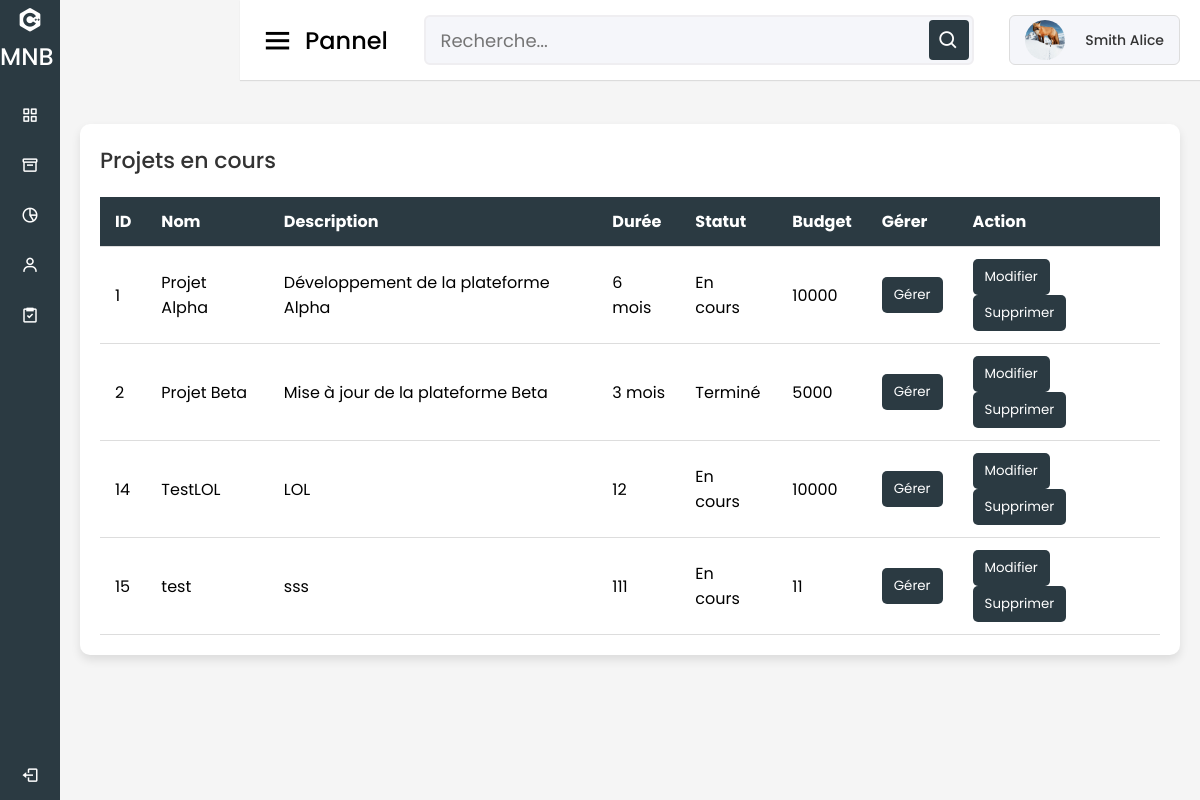
/gestion_projet.php (signed in), run on the app's committed database.
### tables this page shows
CREATE TABLE `Projet` (
  `IDProjet` int(11) NOT NULL,
  `nomProjet` varchar(50) NOT NULL,
  `Duree_projet` varchar(50) NOT NULL,
  `descriptionProjet` varchar(50) NOT NULL,
  `IDTache` int(11) DEFAULT NULL,
  `Statu` varchar(50) NOT NULL,
  `budget` int(11) NOT NULL,
  `IDUsers` text DEFAULT NULL
);

### gestion_projet.php (the view, shortened to what this page needs)
<?php
$servername = "localhost";
$username = "root";
$password = "";
$dbname = "MNB_data";
$conn = new mysqli($servername, $username, $password, $dbname);
function afficherProjetsEnCours($conn) {
    $sql = "SELECT * FROM Projet";
    $result = $conn->query($sql);
    if ($result->num_rows > 0) {
        while ($row = $result->fetch_assoc()) {
            echo '<tr>';
            echo '<td>' . $row["IDProjet"] . '</td>';
            echo '<td>' . $row["nomProjet"] . '</td>';
            echo '<td>' . $row["descriptionProjet"] . '</td>';
            echo '<td>' . $row["Duree_projet"] . '</td>';
            echo '<td>' . $row["Statu"] . '</td>';
            echo '<td>' . $row["budget"] . '</td>';
            echo '<td>';
            echo '<form method="post" action="plan.php" style="display:inline-block;">
                    <input type="hidden" name="id_projet" value="' . $row["IDProjet"] . '">
                    <button type="submit" class="btn btn-info">Gérer</button>
                  </form>';
            echo '</td>';
            echo '<td>';
            echo '<form method="get" action="modifier_projet.php" style="display:inline-block; margin-right: 10px;">
                    <input type="hidden" name="id" value="' . $row["IDProjet"] . '">
                    <button type="submit" class="btn btn-warning">Modifier</button>
                  </form>';
            echo '<form method="post" action="" style="display:inline-block;">
                    <input type="hidden" name="projet_id" value="' . $row["IDProjet"] . '">
                    <button type="submit" name="supprimer_projet" class="btn btn-danger">Supprimer</button>
                  </form>';
            echo '</td>';
            echo '</tr>';
        }
    } else {
        echo "<tr><td colspan='8'>Aucun projet en cours à afficher.</td></tr>";
    }
}
?>
<!DOCTYPE html>
<html lang="fr" dir="ltr">
<head>
    <link rel="stylesheet" href="dashboard.css" />
    <link href="https://unpkg.com/boxicons@2.0.7/css/boxicons.min.css" rel="stylesheet" />
</head>
<body>
    <?php include('sidebar.php'); ?>
    <section class="home-section">
        <?php include('header_gestion.php'); ?>
        <div class="home-content">
            <div class="projects-table">
                <h2>Projets en cours</h2>
                <table>
                    <thead>
                        <tr>
                            <th>ID</th>
                            <th>Nom</th>
                            <th>Description</th>
                            <th>Durée</th>
                            <th>Statut</th>
                            <th>Budget</th>
                            <th>Gérer</th>
                            <th>Action</th>
                        </tr>
                    </thead>
                    <tbody id="ongoing-projects">
                        <?php afficherProjetsEnCours($conn); ?>
                    </tbody>
                </table>
            </div>
        </div>
    </section>
</body>
</html>

### dashboard.css (style rules this page uses)
* { margin: 0; padding: 0; box-sizing: border-box; font-family: "Poppins", sans-serif; }
.home-section { position: relative; background: #f5f5f5; min-height: 100vh; width: calc(100% - 240px); left: 240px; transition: all 0.5s ease; }
.home-section .home-content { position: relative; padding-top: 104px; }
@media (max-width: 1240px) { .home-section { width: calc(100% - 60px); left: 60px; } }

### gestion_projet.php (style rules this page uses)
.home-content { padding: 20px; }
.users-table, .projects-table { background: #fff; padding: 20px; margin-top: 20px; border-radius: 10px; box-shadow: 0 5px 10px rgba(0, 0, 0, 0.1); }
.users-table h2, .projects-table h2 { margin-bottom: 20px; font-size: 22px; font-weight: 500; color: #333; }
.users-table table, .projects-table table { width: 100%; border-collapse: collapse; }
.users-table table thead tr, .projects-table table thead tr { background: #2B3A42; color: #fff; text-align: left; }
.users-table table th, .users-table table td, .projects-table table th, .projects-table table td { padding: 12px 15px; border-bottom: 1px solid #ddd; }
.users-table button, .projects-table button { background: #2B3A42; color: #fff; border: none; padding: 8px 12px; border-radius: 5px; cursor: pointer; transition: background 0.3s ease; }

### data on the page
projet: IDProjet "1", nomProjet "Projet Alpha", descriptionProjet "Développement de la plateforme Alpha", Duree_projet "6 mois", Statu "En cours", budget "10000"
projet: IDProjet "2", nomProjet "Projet Beta", descriptionProjet "Mise à jour de la plateforme Beta", Duree_projet "3 mois", Statu "Terminé", budget "5000"
projet: IDProjet "14", nomProjet "TestLOL", descriptionProjet "LOL", Duree_projet "12", Statu "En cours", budget "10000"
projet: IDProjet "15", nomProjet "test", descriptionProjet "sss", Duree_projet "111", Statu "En cours", budget "11"

### other printed values
$user_info['Prenom'] . ' ' . $user_info['Nom'] "Smith Alice"
